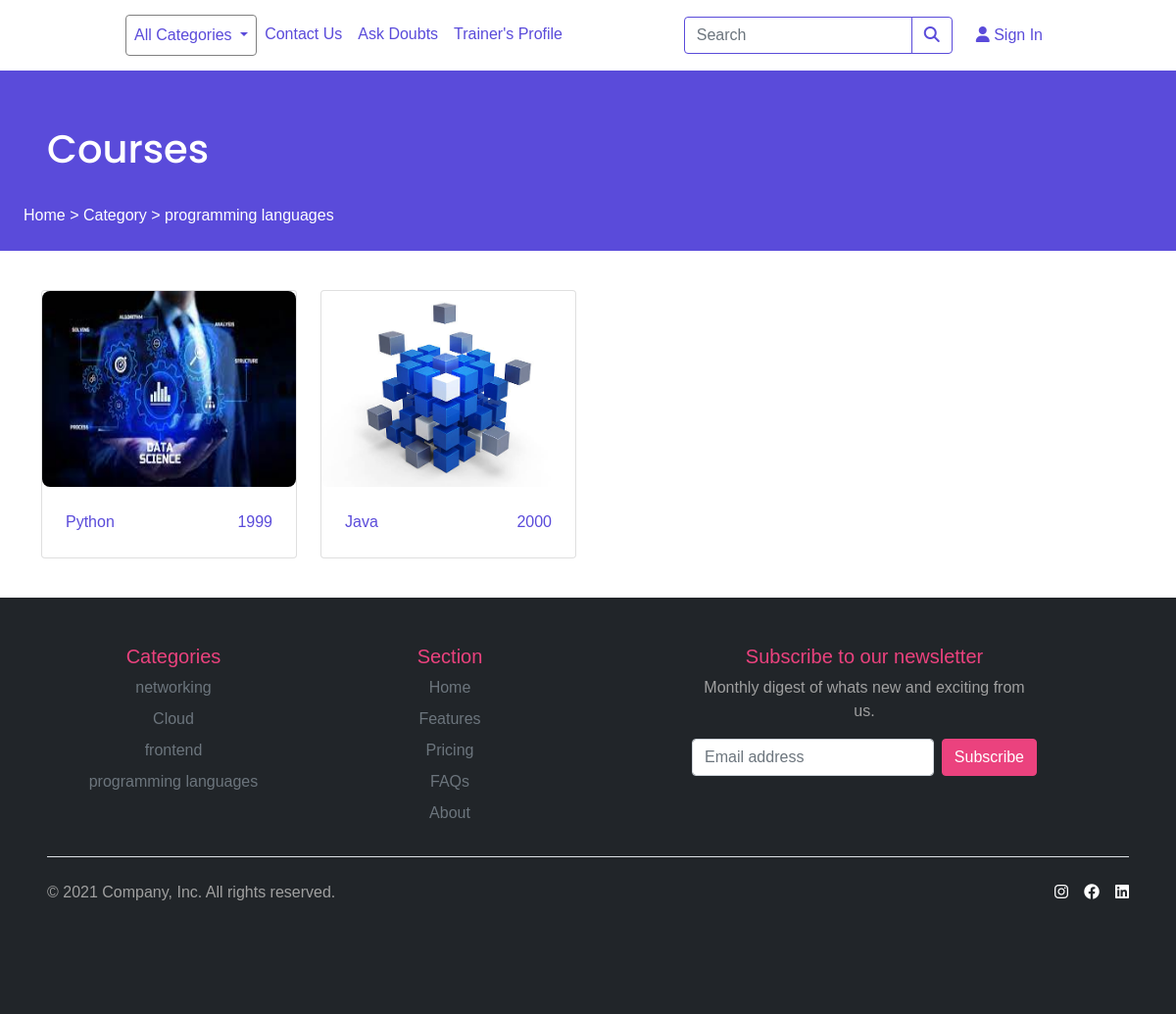
Screenshot of /course/programming-languages with the database file from the repository.
### eduapp/models.py (models this page shows, shortened)
class Course(models.Model):
    name=models.CharField(max_length=100)
    category=models.ForeignKey(Category,on_delete=models.CASCADE)
    price=models.IntegerField(null=True,default=0)
    image=models.ImageField(upload_to='eduapp/images/product')
    slug=models.SlugField(max_length=255,unique=True)
    author=models.ForeignKey(Trainer,on_delete=models.CASCADE,null=True)
    discount=models.IntegerField(null=True)
    created_at=models.DateField(auto_now_add=True,null=True)
    level=models.ForeignKey(Level,on_delete=models.CASCADE,null=True)
    class Meta:
        verbose_name_plural='Courses'
    def get_absolute_url(self):
        return reverse('course_details',args=[self.slug])

class Category(models.Model):
    name=models.CharField(max_length=100)
    image=models.ImageField(upload_to='eduapp/images/category')
    slug=models.SlugField(max_length=255,unique=True)
    def __str__(self):
        return self.name
    class Meta:
        verbose_name_plural='categories'
    def get_absolute_url(self):
        return reverse('course_view',args=[self.slug])

### eduapp/views.py (the view)
# urls.py: path("course/<slug:category_slug>",views.course_view,name="course_view"),
def course_view(request,category_slug):
    category=get_object_or_404(Category,slug=category_slug)
    product=Course.objects.filter(category=category)
    return render(request,'product.html',{'product':product})

### eduapp/views.py (called while the page is built)
def categories(request):
    return{
        'categories':Category.objects.all()
    }

def products(request):
    return{
        'products':Course.objects.all()
    }

### eduapp/templates/product.html
{% extends 'base.html' %}
{%block content %}
{% load static %}
<link rel="stylesheet" type="text/css"  href="{% static 'css/style.css' %}"/>
<div class="container-fluid bg-b-dark p-4 text-start text-white">
    <h1 class="m-4 py-2">Courses</h1>
    <div>
        <span>Home</span>	&#62; <span>Category</span> &#62; <span>{% for i in product %}{%if forloop.counter == 1%}{{i.category}}{%endif%}{%endfor%}</span>
    </div>
</div>
<div class="container my-4 cl-blue">
    <div class="row my-2">
    {% for i in product %}
    <div class="col-lg-3 col-md-4 product my-3">
        <a class="card" href="{{i.get_absolute_url}}">
        <img src="{{i.image.url}}" alt=""></img>
        <div class="p-4 d-flex flex-md-row flex-lg-row flex-column justify-content-between">
            <div class="text-capitalize cl-blue">{{i.name}}</div>
            <div class="text-capitalize cl-blue">{{i.price}}</div>
        </div>
    </a></div>
    {% endfor %}
</div>
</div>
{% endblock %}

### eduapp/templates/base.html (shortened to what this page needs)
<!DOCTYPE html>
<html lang="en">
<head>
<link rel="stylesheet" href="https://cdnjs.cloudflare.com/ajax/libs/font-awesome/6.4.0/css/all.min.css" />
  <link href="https://cdn.jsdelivr.net/npm/bootstrap@5.0.2/dist/css/bootstrap.min.css" rel="stylesheet"
>
  {% load static %}
  <link rel="stylesheet" type="text/css" href="{% static 'css/style.css' %}" />
  <link rel="stylesheet" href="https://cdn.ckeditor.com/ckeditor5/39.2.0/classic/ckeditor.css">
</head>
<body>
  <nav class="navbar navbar-expand-lg navbar-light">
    <div class="container-fluid">
      <div class="collapse navbar-collapse" id="navbarSupportedContent">
        <ul class="navbar-nav me-auto mb-lg-0">
          <li class="nav-item dropdown border rounded nav-dropdown">
            <a class="nav-link dropdown-toggle" href="#" id="navbarDropdown" role="button" data-bs-toggle="dropdown" aria-expanded="false">
              All Categories
            </a>
          </li>
          <li class="nav-item">
            <a class="nav-link" href="{% url 'contact' %}">Contact Us</a>
          </li>
          <li class="nav-item">
            <a class="nav-link" href="{% url 'displayQuestions' %}">Ask Doubts</a>
          </li>
          <li class="nav-item">
            <a class="nav-link" href="{% url 'profile' %}">Trainer's Profile</a>
          </li>
        </ul>
        <form class="d-flex" action="{% url 'search_results' %}" method="get">
          <div class="input-group" id="search">
            <input class="form-control me-auto" type="search" placeholder="Search" aria-label="Search" name="q">
            <button id="search-button" type="submit" class="btn">
              <i class="fas fa-search"></i>
            </button>
          </div>
        </form>
        {% if request.user.is_authenticated %}
        <div class="dropdown mx-2">
          <a class="nav-link dropdown-toggle" type="button" id="dropdownMenuButton1" data-bs-toggle="dropdown" aria-expanded="false">
            <i class="fa-solid fa-user cl-blue"></i>
          <span>{{request.user}}</span>
          </a>
          <ul class="dropdown-menu" aria-labelledby="dropdownMenuButton1">
            <li><a class="dropdown-item" href="#">Settings</a></li>
            <li><a class="dropdown-item" href="{% url 'userProfile' %}"> Profile</a></li>
            <li><a class="dropdown-item" href="{% url 'dashboard' %}">Dashboard</a></li>
            <li><a class="dropdown-item" href="{% url 'logout' %}">Logout</a></li>
          </ul>
        </div>
        {% else %}
        <a href="{% url 'login' %}?next={{request.path}}" class="m-2 nav-link"><i class="fa-solid fa-user"></i><span> Sign In</span></a>
        {% endif %}
      </div>
    </div>
  </nav>
  {%block content %}{% endblock %}
    <footer>
      <div class="container-fluid bg-dark p-5 text-white">
      <div class="row">
        <div class="col-lg-3 col-md-3">
          <h5>Categories</h5>
          <ul class="nav flex-column">
            {% for i in categories %}
            <li class="nav-item mb-2"><a href="{{i.get_absolute_url}}" class="nav-link p-0 text-muted">{{i.name}}</a></li>
            {% endfor%}
          </ul>
        </div>
        <div class="col-lg-3 col-md-3">
          <h5>Section</h5>
          <ul class="nav flex-column">
            <li class="nav-item mb-2"><a href="#" class="nav-link p-0 text-muted">Home</a></li>
            <li class="nav-item mb-2"><a href="#" class="nav-link p-0 text-muted">Features</a></li>
            <li class="nav-item mb-2"><a href="#" class="nav-link p-0 text-muted">Pricing</a></li>
            <li class="nav-item mb-2"><a href="#" class="nav-link p-0 text-muted">FAQs</a></li>
            <li class="nav-item mb-2"><a href="#" class="nav-link p-0 text-muted">About</a></li>
          </ul>
        </div>
        <div class="col-lg-4 col-md-4 offset-lg-1">
          <form>
            <h5>Subscribe to our newsletter</h5>
            <p>Monthly digest of whats new and exciting from us.</p>
            <div class="d-flex flex-md-row flex-lg-row flex-column w-100 gap-2">
              <input id="newsletter1" type="text" class="form-control" placeholder="Email address">
              <button class="btn btn-pink" type="button">Subscribe</button>
            </div>
          </form>
        </div>
      </div>
      <div class="d-flex  flex-lg-row flex-md-row flex-column justify-content-between py-4 my-4 border-top">
        <p>&copy; 2021 Company, Inc. All rights reserved.</p>
        <ul class="list-unstyled d-flex ">
          <li class="ms-3"><i class="fa-brands fa-instagram"></i></li>
          <li class="ms-3"><i class="fa-brands fa-facebook"></i></li>
          <li class="ms-3"><i class="fa-brands fa-linkedin"></i></li>
        </ul>
      </div>
    </div>
    </footer>
</body>
</html>

### static/css/style.css (style rules this page uses)
:root { --light-blue:#edf5e1; --light-blue-dark:#5A4BDA; --light-purple:#f7f1ff; --dark-purple:#1B0A31; --success:#198754; --pink-color:#eb427e; --color-white: #ffffff; --color-light: #f1f5f8; --color-black: #252a32; --color-blue: #148cb8; --color-red: #d32f2f; --box-shadow: 0 4px 6px -1px rgba(0, 0, 0, 0.1), 0 2px 4px -1px rgba(0, 0, 0, 0.06); }
.bg-b-dark { background: var(--light-blue-dark); }
body { font-family: 'Verdana', sans-serif; text-align: center; }
h1,h2,h3 { font-family:"Poppins"; }
p { color: #a0a0a0; }
nav a { color: var(--light-blue-dark) !important; }
nav { padding:50px 100px; }
.nav-dropdown { border: 1px solid gray !important; }
#search input { background-color:none; border: 1px solid var(--light-blue-dark); }
#search-button { background-color:none; border: 1px solid var(--light-blue-dark); }
#search-button i { color: var(--light-blue-dark); }
.row { border: none; }
.card { text-decoration: none; color: black; padding: 0; margin: 0; }
.product img { border-radius: 8px; height: 200px !important; }
footer h5 { color: var(--pink-color); }
.btn-pink { border: 1px solid var(--pink-color) !important; color: white !important; background: var(--pink-color); }
.cl-blue { color: var(--light-blue-dark); }

### rows the page displays
Course: category "programming languages", image (picture), name "Python", price "1999"
Course: image (picture), name "Java", price "2000"
Category: name "networking"
Category: name "Cloud"
Category: name "frontend"
Category: name "programming languages"
